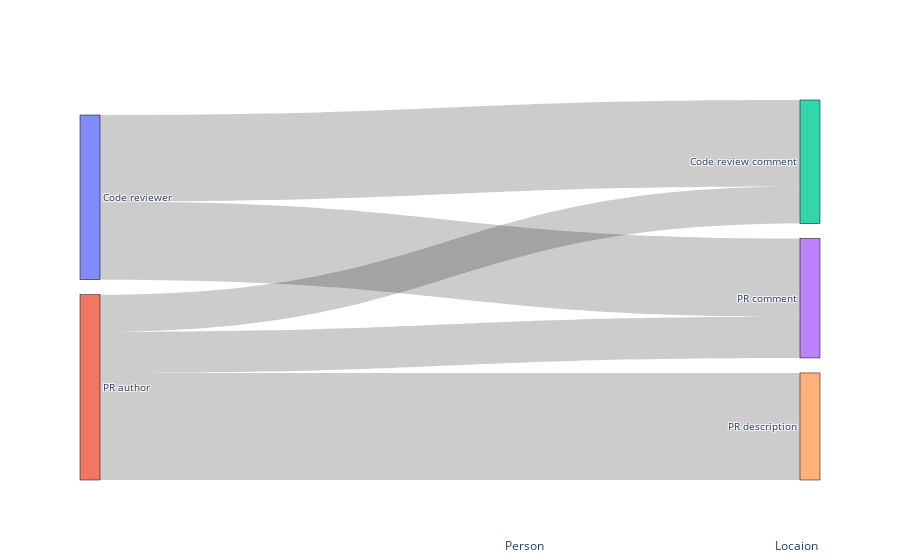

The notebook cell saved with this chart:
### Code cell
fig = go.Figure(data=[
    create_sankey(pr_who_where)
])

# Set layout
layer_annotations = [

    dict(
        x=0.6,  # Adjust the x-coordinate based on your layout
        y=-0.2,  # Adjust the y-coordinate based on your layout
        xref="paper",
        yref="paper",
        text="Person",
        showarrow=False,
        font=dict(size=12)
    ),
    dict(
        x=1,  # Adjust the x-coordinate based on your layout
        y=-0.2,  # Adjust the y-coordinate based on your layout
        xref="paper",
        yref="paper",
        text="Locaion",
        showarrow=False,
        font=dict(size=12)
    ),
]
fig.update_layout( font_size=10, annotations=layer_annotations)

# Show the plot
fig.show()

### Figure 1 — Plotly figure (JSON) as saved in the notebook; plotly's stock layout.template omitted (floating-point values rounded to 4 significant figures)
{"data": [{"link": {"label": ["(52.50%)", "(47.50%)", "(0.00%)", "(20.00%)", "(22.22%)", "(57.78%)"], "source": [0, 0, 0, 1, 1, 1], "target": [2, 3, 4, 2, 3, 4], "value": [21, 19, 0, 9, 10, 26]}, "node": {"label": ["Code reviewer", "PR author", "Code review comment", "PR comment", "PR description"], "line": {"color": "black", "width": 0.5}, "pad": 15, "thickness": 20}, "type": "sankey"}], "layout": {"annotations": [{"font": {"size": 12}, "showarrow": false, "text": "Person", "x": 0.6, "xref": "paper", "y": -0.2, "yref": "paper"}, {"font": {"size": 12}, "showarrow": false, "text": "Locaion", "x": 1, "xref": "paper", "y": -0.2, "yref": "paper"}], "font": {"size": 10}}}
